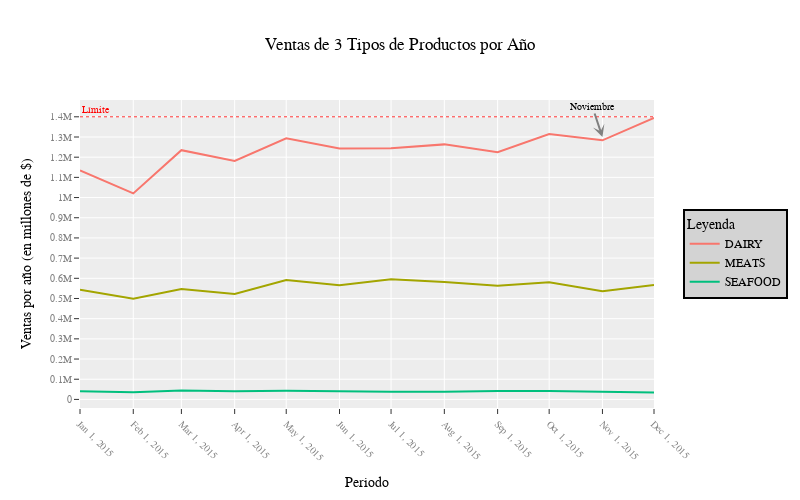

The code cell stored with this chart in its notebook:
### Markdown cell above
# Plotly

### Code cell
fig = px.line(
    df2, 
    x=df2.index.values,
    y="sales",
    color='family',
    width=800, 
    height=500,
    template='ggplot2',
    title='Ventas de 3 Tipos de Productos por Año', 
    labels={
        "x": "Periodo",
        "sales": "Ventas por año (en millones de $)",
        "family": "Tipo de Producto"
    }
)

fig.update_layout( 
    font_family="Rockwell",
    font_color="black"
)

fig.update_xaxes(
    tickangle=45,
    tickmode='array',
    tickvals=df.index.values,
    tickfont={
        'color': 'grey',
        'size': 10
    }
)

fig.update_yaxes(
    tickfont={
        'color': 'grey',
        'size': 10
    }
)

fig.update_yaxes(
    nticks=20
)

fig.add_annotation(
    x='2015-11',
    y=1300000,
    text="Noviembre",
    showarrow=True,
    arrowhead=3, 
    arrowsize=1, 
    arrowwidth=2,
    arrowcolor="grey",
    opacity=1,
    font={
        'family': "Arial",
        'size': 10,
        'color': "black"
    }
)

fig.add_hline(
    y=1400000, 
    line_dash="dot",
    annotation_text="Límite",
    annotation_position="top left",
    annotation_font_size=10,
    annotation_font_color="red",
    opacity=0.8,
    line_width=1,
    line_color='red',
)

fig.update_layout(
    legend_title_text='Leyenda',
    legend=dict( 
        y=0.5,
        x=1.05,
        font=dict(
            family="Courier",
            size=12,
            color="black"
        ),
        bgcolor="LightGrey",
        bordercolor="Black",
        borderwidth=2
    )
)

fig.show()

### Figure 1 — Plotly figure (JSON) as saved in the notebook; plotly's stock layout.template omitted (floating-point values rounded to 4 significant figures)
{"data": [{"hovertemplate": "Tipo de Producto=DAIRY<br>Periodo=%{x}<br>Ventas por año (en millones de $)=%{y}<extra></extra>", "legendgroup": "DAIRY", "line": {"color": "#F8766D", "dash": "solid"}, "marker": {"symbol": "circle"}, "mode": "lines", "name": "DAIRY", "orientation": "v", "showlegend": true, "type": "scatter", "x": ["2015-01", "2015-02", "2015-03", "2015-04", "2015-05", "2015-06", "2015-07", "2015-08", "2015-09", "2015-10", "2015-11", "2015-12"], "xaxis": "x", "y": [1134521, 1020747, 1234851, 1181180, 1293308, 1243588, 1244815, 1263428, 1224619, 1314827, 1283672, 1394582], "yaxis": "y"}, {"hovertemplate": "Tipo de Producto=MEATS<br>Periodo=%{x}<br>Ventas por año (en millones de $)=%{y}<extra></extra>", "legendgroup": "MEATS", "line": {"color": "#A3A500", "dash": "solid"}, "marker": {"symbol": "circle"}, "mode": "lines", "name": "MEATS", "orientation": "v", "showlegend": true, "type": "scatter", "x": ["2015-01", "2015-02", "2015-03", "2015-04", "2015-05", "2015-06", "2015-07", "2015-08", "2015-09", "2015-10", "2015-11", "2015-12"], "xaxis": "x", "y": [543100.0, 498700.0, 546500.0, 522300.0, 591700.0, 565000.0, 594900.0, 581200.0, 562700.0, 580800.0, 535900.0, 567400.0], "yaxis": "y"}, {"hovertemplate": "Tipo de Producto=SEAFOOD<br>Periodo=%{x}<br>Ventas por año (en millones de $)=%{y}<extra></extra>", "legendgroup": "SEAFOOD", "line": {"color": "#00BF7D", "dash": "solid"}, "marker": {"symbol": "circle"}, "mode": "lines", "name": "SEAFOOD", "orientation": "v", "showlegend": true, "type": "scatter", "x": ["2015-01", "2015-02", "2015-03", "2015-04", "2015-05", "2015-06", "2015-07", "2015-08", "2015-09", "2015-10", "2015-11", "2015-12"], "xaxis": "x", "y": [40470.0, 36070.0, 43810.0, 39980.0, 42510.0, 38780.0, 38540.0, 37770.0, 41910.0, 41420.0, 38820.0, 33730.0], "yaxis": "y"}], "layout": {"annotations": [{"arrowcolor": "grey", "arrowhead": 3, "arrowsize": 1, "arrowwidth": 2, "font": {"color": "black", "family": "Arial", "size": 10}, "opacity": 1, "showarrow": true, "text": "Noviembre", "x": "2015-11", "y": 1300000}, {"font": {"color": "red", "size": 10}, "showarrow": false, "text": "Límite", "x": 0, "xanchor": "left", "xref": "x domain", "y": 1400000, "yanchor": "bottom", "yref": "y"}], "font": {"color": "black", "family": "Rockwell"}, "height": 500, "legend": {"bgcolor": "LightGrey", "bordercolor": "Black", "borderwidth": 2, "font": {"color": "black", "family": "Courier", "size": 12}, "title": {"text": "Leyenda"}, "tracegroupgap": 0, "x": 1.05, "y": 0.5}, "shapes": [{"line": {"color": "red", "dash": "dot", "width": 1}, "opacity": 0.8, "type": "line", "x0": 0, "x1": 1, "xref": "x domain", "y0": 1400000, "y1": 1400000, "yref": "y"}], "title": {"text": "Ventas de 3 Tipos de Productos por Año"}, "width": 800, "xaxis": {"anchor": "y", "domain": [0, 1], "tickangle": 45, "tickfont": {"color": "grey", "size": 10}, "tickmode": "array", "tickvals": ["2015-01", "2015-02", "2015-03", "2015-04", "2015-05", "2015-06", "2015-07", "2015-08", "2015-09", "2015-10", "2015-11", "2015-12"], "title": {"text": "Periodo"}}, "yaxis": {"anchor": "x", "domain": [0, 1], "nticks": 20, "tickfont": {"color": "grey", "size": 10}, "title": {"text": "Ventas por año (en millones de $)"}}}}
